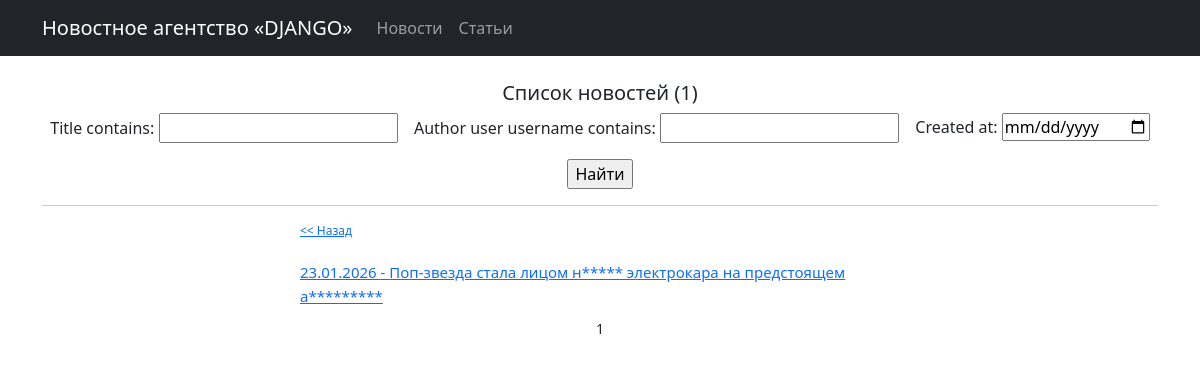
The app's page /news/search/ with its own data.
### news/models.py (models this page shows, shortened)
class Post(models.Model):
    news = 'NE'
    article = 'AR'
    POST_TYPES = [
        (news, 'Новость'),
        (article, 'Статья'),
    ]
    author = models.ForeignKey(Author, on_delete=models.CASCADE)
    post_type = models.CharField(max_length=2, choices=POST_TYPES)
    created_at = models.DateTimeField(auto_now_add=True)
    title = models.CharField(max_length=255)
    text = models.TextField()
    rating = models.IntegerField(default=0)
    categories = models.ManyToManyField(Category, through="PostCategory")

### news/views.py (the view)
class NewsSearch(ListView):
    model = Post
    ordering = '-created_at'
    post_type = None
    template_name = None
    context_object_name = None
    paginate_by = 10
    def setup(self, request, *args, **kwargs):
        super().setup(request, *args, **kwargs)
        self.post_type = kwargs.get("post_type")
        self.template_name = f'{self.post_type}_search.html'
        self.context_object_name = self.post_type.__str__()
    def get_queryset(self):
        queryset = super().get_queryset()
        queryset = queryset.filter(
            post_type='NE' if self.post_type == "news" else "AR"
        )
        self.filterset = NewsFilter(self.request.GET, queryset)
        return self.filterset.qs
    def get_context_data(self, **kwargs):
        context = super().get_context_data()
        context['filterset'] = self.filterset
        return context

### news/templatetags/custom_filters.py (called while the page is built)
@register.filter()
def censor(value):
    value_split = value.split()
    for index, value_str in enumerate(value_split):
        if value_str.lower() in forbidden_words:
            value_split[index] = value_str[0] + "*" * (len(value_str) - 1)
    return " ".join(value_split)

### templates/news_search.html (shortened to what this page needs)
{% extends 'flatpages/default.html' %}
{% load custom_filters %}
{% load custom_tags %}
{% block content %}
    <h1 style="font-size: 20px; margin-top: 25px">Список новостей ({{ page_obj.paginator.count }})</h1>
    <form action="" method="get">
        <div style="display: flex; margin: auto; justify-content: space-around;">{{ filterset.form.as_p }}</div>
        <input type="submit" value="Найти">
    </form>
    <hr>
    <div style="margin: auto; width: 600px; text-align: left;">
        <div style="font-size: 12px; margin-bottom: 20px;"><a href="/news"><< Назад</a></div>
        <div>
            {% if news %}
                {% for news_item in news %}
                    <a href="/news/{{ news_item.id }}" style="font-size: 15px;">{{ news_item.created_at|date:'d.m.Y' }} - {{ news_item.title|censor|truncatechars:72 }}</a><br>
                {% endfor %}
            {% else %}
                <h2 style="font-size: 18px; text-align: center;">Новости отсутствуют</h2>
            {% endif %}
            <div style="margin-top: 10px; font-size: 14px; text-align: center;">
                {{ page_obj.number }}
            </div>
        </div>
    </div>
{% endblock content %}

### records on screen
Post: created_at "23.01.2026", title|censor "Поп-звезда стала лицом н***** электрокара на предстоящем а*********"

### other values on screen
{{ page_obj.paginator.count }} "1"
{{ page_obj.number }} "1"
